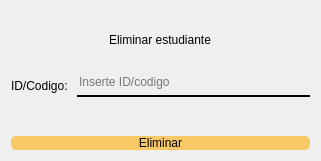
<?xml version="1.0" encoding="UTF-8"?>
<ui version="4.0">
 <class>Eliminar_estudiante</class>
 <widget class="QWidget" name="Eliminar_estudiante">
  <property name="geometry">
   <rect>
    <x>0</x>
    <y>0</y>
    <width>321</width>
    <height>161</height>
   </rect>
  </property>
  <property name="minimumSize">
   <size>
    <width>321</width>
    <height>161</height>
   </size>
  </property>
  <property name="maximumSize">
   <size>
    <width>321</width>
    <height>161</height>
   </size>
  </property>
  <property name="windowTitle">
   <string>Eliminar Estudiante</string>
  </property>
  <layout class="QGridLayout" name="gridLayout">
   <item row="0" column="0">
    <layout class="QVBoxLayout" name="lay_ver_principal">
     <item alignment="Qt::AlignHCenter">
      <widget class="QLabel" name="lbl_eliminar_estudiante">
       <property name="styleSheet">
        <string notr="true">font: 35pt &quot;Gill Sans MT Condensed&quot;;</string>
       </property>
       <property name="text">
        <string>Eliminar estudiante</string>
       </property>
      </widget>
     </item>
     <item>
      <layout class="QFormLayout" name="lay_frm_datos">
       <item row="0" column="0">
        <widget class="QLabel" name="lbl_codigo">
         <property name="styleSheet">
          <string notr="true">font: 11pt &quot;Gill Sans MT&quot;;</string>
         </property>
         <property name="text">
          <string>ID/Codigo: </string>
         </property>
        </widget>
       </item>
       <item row="0" column="1">
        <widget class="QLineEdit" name="txt_codigo">
         <property name="styleSheet">
          <string notr="true">background-color: rgba(0,0,0,0);
border: none;
border-bottom: 2px solid rgba(0, 0, 0, 255);
padding-bottom: 5px;
font: 10pt &quot;Gill Sans MT&quot;;</string>
         </property>
         <property name="placeholderText">
          <string>Inserte ID/codigo</string>
         </property>
        </widget>
       </item>
      </layout>
     </item>
     <item>
      <widget class="QPushButton" name="btn_eliminar_estudiante">
       <property name="styleSheet">
        <string notr="true">QPushButton#btn_eliminar_estudiante {
	background-color: rgba(255,175,15,156);
	border-radius: 5px;
	font: 15pt &quot;Gill Sans MT Condensed&quot;;
}

QPushButton#btn_eliminar_estudiante:hover {
	background-color: rgba(255,200,15,156);
	border-radius: 5px;
	
	font: 15pt &quot;Gill Sans MT Condensed&quot;;
}

QPushButton#btn_eliminar_estudiante:pressed {
	background-color: rgba(115,0,15,115);
	border-radius: 5px;
	
	font: 15pt &quot;Gill Sans MT Condensed&quot;;
}</string>
       </property>
       <property name="text">
        <string>Eliminar</string>
       </property>
      </widget>
     </item>
    </layout>
   </item>
  </layout>
 </widget>
 <resources/>
 <connections/>
</ui>
